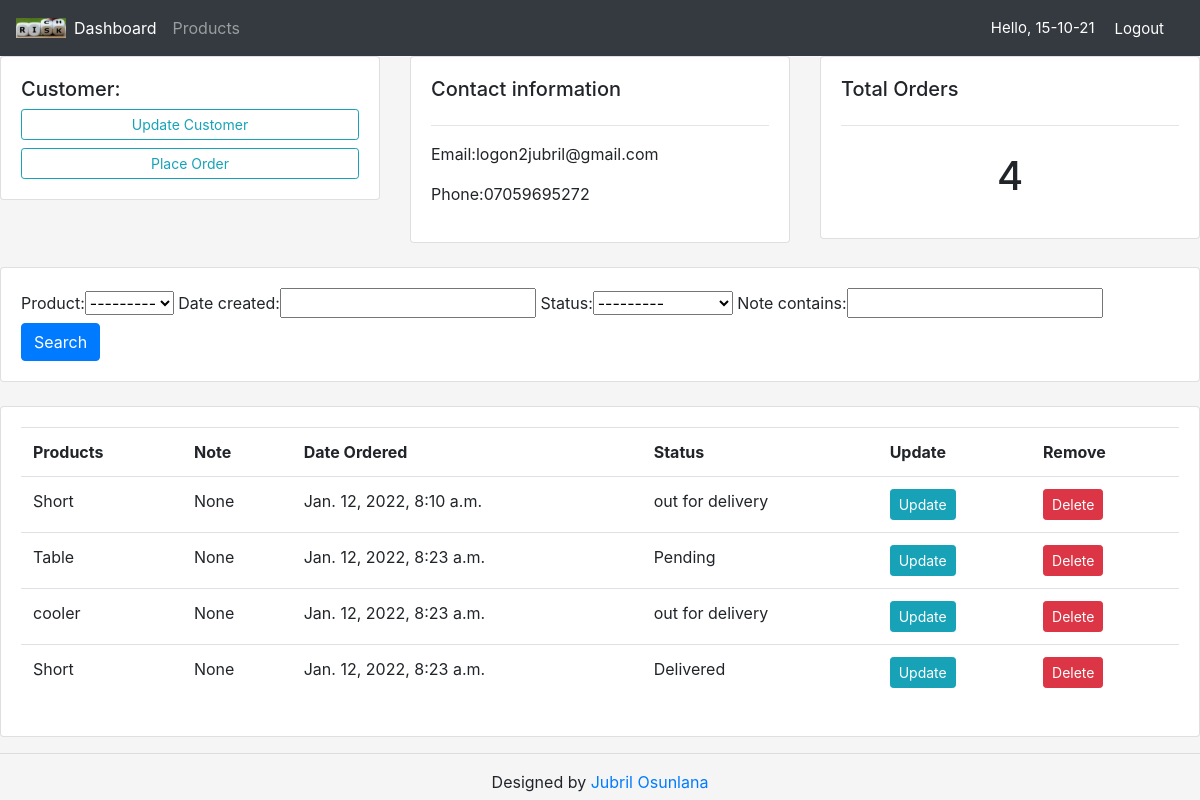
The app's page /customer/1/ (signed in) with its own data.
### crm/models.py (models this page shows, shortened)
class Customer(models.Model):
    name = models.CharField(max_length=200, null=True)
    phone = models.CharField(max_length=200, null=True)
    email = models.EmailField(max_length=200, null= True)
    date_created = models.DateTimeField(auto_now_add=True, null=True)

class Order(models.Model):
    STATUS = (
        ('Pending', 'Pending'),
        ('out for delivery', 'Out for delivery'),
        ('Delivered', 'Delivered'),
    )
    customer = models.ForeignKey(Customer, null=True, on_delete= models.SET_NULL)
    product = models.ForeignKey(Product, null=True, on_delete= models.SET_NULL)
    date_created = models.DateTimeField(auto_now_add=True, null=True)
    status = models.CharField(max_length=200, null=True, choices=STATUS)
    note = models.CharField(max_length=1000, null=True)

class Product(models.Model):
    CATEGORY = (
        ('Indoor', 'indoor'),
        ('Outdoor', 'Outdoor'),
    )
    name = models.CharField(max_length=200, null= True)
    price = models.FloatField(null= True)
    category = models.CharField(max_length=200, null= True, choices=CATEGORY)
    description = models.CharField(max_length=200, null= True)
    date_created = models.DateTimeField(auto_now_add=True, null=True)
    tags = models.ManyToManyField(Tag)
    def __str__(self):
        return self.name

### crm/views.py (the view)
# urls.py: path('customer/<str:pk_test>/', views.customer, name = 'customer'),
@login_required(login_url='login')
def customer(request, pk_test):
    customer = Customer.objects.get(id=pk_test)
    orders = customer.order_set.all()
    order_count = orders.count()
    myFilter = OrderFilter(request.GET, queryset=orders) #this isfor searching
    orders = myFilter.qs
    context ={'customer':customer, 'orders':orders, 'order_count':order_count, 'myFilter':myFilter}
    return render(request, 'crm/customer.html', context)

### crm/templates/crm/customer.html
{% extends 'crm/main.html' %}
{% block content %}
<div class="row">
    <div class="col-md">
        <div class="card card-body">
            <h5>Customer:</h5>
            <a class=" btn btn-outline-info btn-sm btn-block"  href="">Update Customer</a>
            <a class=" btn btn-outline-info btn-sm btn-block"  href="{% url 'create_order' customer.id %}">Place Order</a>
        </div>
    </div>
    <div class="col-md">
        <div class="card card-body">
            <h5>Contact information</h5>
            <hr>
            <p>Email:{{customer.email}} </p>
            <p>Phone:{{customer.phone}} </p>
        </div>
    </div>
    <div class="col-md">
        <div class="card card-body">
            <h5>Total Orders</h5>
            <hr>
            <h1 style="text-align: center; padding: 10px">{{order_count}}</h1>
        </div>
    </div>
</div>
<br>
<div class="row">
    <div class="col">
        <div class="card card-body">
            <form method="GET">
                {{myFilter.form}}
                <button class=" btn btn-primary" type="submit">Search</button>
            </form>
        </div>
    </div>
</div>
<br>
<div class="row">
    <div class="col-md">
        <div class="card card-body">
            <table class="table tables-sm">
                <tr>
                    <th>Products</th>
                    <th>Note</th>
                    <th>Date Ordered</th>
                    <th>Status</th>
                    <th>Update</th>
                    <th>Remove</th>
                </tr>
                {% for order in orders %}
                <tr>
                    <td>{{order.product}}</td>
                    <td>{{order.note}}</td>
                    <td>{{order.date_created}}</td>
                    <td>{{order.status}}</td>
                    <td><a class="btn btn-primary btn-sm btn-info" href="{% url 'update_order' order.id %}">Update</a></td>
                    <td><a class="btn btn-primary btn-sm btn-danger" href="{% url 'delete_order' order.id %}">Delete</a></td>
                </tr>
                {% endfor %}
            </table>
        </div>
    </div>
</div>
{% endblock %}

### crm/templates/crm/navbar.html (shortened to what this page needs)
{% load static %}
<nav class="navbar navbar-expand-lg navbar-dark bg-dark">
   <img src="{% static '/images/logo.jpg' %}" alt="" width="50px" height="20px">
    <div class="collapse navbar-collapse" id="navbarNav">
      <ul class="navbar-nav">
        <li class="nav-item active">
          <a class="nav-link" href="{% url 'home' %}">Dashboard</a>
        </li>
        <li class="nav-item">
          <a class="nav-link" href="{% url 'products' %}">Products</a>
        </li>
      </ul>
    </div>
    <span class="hello-msg">Hello, {{ request.user}}</span>
    <span ><a class="hello-msg" href="{% url 'logout' %}">Logout</a></span>
  </nav>

### static/css/main.css (style rules this page uses)
body { background-color: whitesmoke; }

### crm/templates/crm/navbar.html (style rules this page uses)
.hello-msg { font-size:15px; color: #fff; margin-right: 20px; }

### records on screen
Customer: email "logon2jubril@gmail.com", phone "07059695272"
Order: product "Short", note "None", date_created "Jan. 12, 2022, 8:10 a.m.", status "out for delivery"
Order: product "Table", note "None", date_created "Jan. 12, 2022, 8:23 a.m.", status "Pending"
Order: product "cooler", note "None", date_created "Jan. 12, 2022, 8:23 a.m.", status "out for delivery"
Order: product "Short", note "None", date_created "Jan. 12, 2022, 8:23 a.m.", status "Delivered"

### other values on screen
{{ request.user }} "15-10-21"
{{ order_count }} "4"
